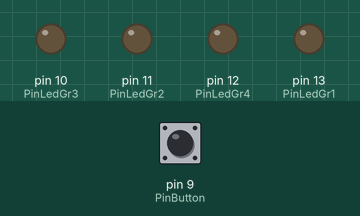
A sketch run on a simulated Arduino Uno, built with avr-gcc and run on an emulated ATmega328P. Shown: output pins drawn as LEDs (lit = HIGH). The inputs (shaded band) are chosen by the test bench; at power-on: pin 9 (PinButton) LOW. Random numbers use the default seed unless the sketch sets one.

Above: at 1.2 s.
1.3 s: pin 9 (PinButton) pulled HIGH for 0.15 s
At 2.4 s:
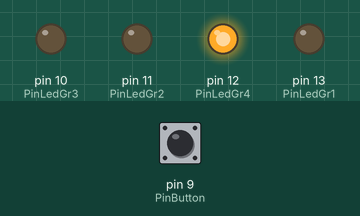
At 3.8 s:
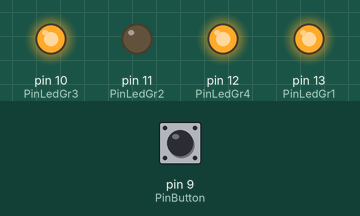
7.3 s: pin 9 (PinButton) driven LOW
9.8 s: pin 9 (PinButton) driven HIGH
At 10.52 s:
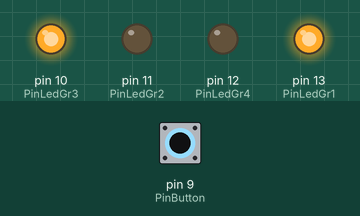
Timing chart, 0 to 12.9 s (numbered marks = the images above; inputs shaded):
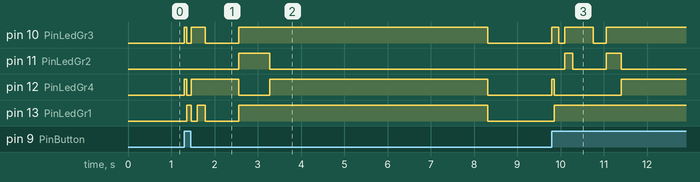

The sketch:

led-dice.ino
```cpp
// (licence header left out)
int PinLedGr1 = 13;       //Pins for the LED Groups
int PinLedGr2 = 11;
int PinLedGr3 = 10;
int PinLedGr4 = 12;
int PinButton = 9;        //Pin for Button
int buttonState;


void setup() {
  Serial.begin(9600);
  pinMode (PinLedGr1, OUTPUT);
  pinMode (PinLedGr2, OUTPUT);
  pinMode (PinLedGr3, OUTPUT);
  pinMode (PinLedGr4, OUTPUT);
  pinMode (PinButton, INPUT);
  randomSeed(analogRead(0));
}

void dice () {
  char ran;                 //Random number for dice
  int time = 20;            //timer for rolling effect
  int i;                    //counter for rolling effect to zero
  for (i=0;i<10;i++) {      //start rolling loop
      if(i==9) time=5000;   //until it flipped 9 times, 5 sec final delay
      time=time+40;         //makes the 'rolling' slower
      ran = random(1, 7);   //generate number between 1 and 6
      switch(ran) {         //switsh on LED groups to appear like a phycical dice. Knowledge how a dice looks is expected
        case 1: digitalWrite (PinLedGr4, HIGH); //led group on
                delay (time);
                led_off();  //function to turn of leds
                break;
        case 2: digitalWrite (PinLedGr1, HIGH);
                delay (time);
                led_off();
                break;
        case 3: digitalWrite (PinLedGr3, HIGH);
                digitalWrite (PinLedGr4, HIGH);
                delay (time);
                led_off();
                break;
        case 4: digitalWrite (PinLedGr1, HIGH);
                digitalWrite (PinLedGr3, HIGH);
                delay (time);
                led_off();
                break;
        case 5: digitalWrite (PinLedGr1, HIGH);
                digitalWrite (PinLedGr3, HIGH);
                digitalWrite (PinLedGr4, HIGH);
                delay (time);
                led_off();
                break;
        case 6: digitalWrite (PinLedGr1, HIGH);
                digitalWrite (PinLedGr2, HIGH);
                digitalWrite (PinLedGr3, HIGH);
                delay (time);
                led_off();
                break;
      }
    }
}

void led_off() {            //function to turn of leds
  digitalWrite (PinLedGr1, LOW);
  digitalWrite (PinLedGr2, LOW);
  digitalWrite (PinLedGr3, LOW);
  digitalWrite (PinLedGr4, LOW);
}

void loop() {               //the allways running loop
buttonState = digitalRead(PinButton);
  if (buttonState == HIGH) dice();  //run function 'dice' when button is pressed


}
```

Measured:
- after the input at 1.3 s, pin 10 (PinLedGr3): goes HIGH 0.06 s, LOW 0.10 s, HIGH 0.32 s, LOW 0.78 s, then HIGH, starting at once; pin 11 (PinLedGr2): LOW → HIGH after 1.3 s, → LOW 0.72 s later
- after the input at 9.8 s, pin 10 (PinLedGr3): goes HIGH 0.16 s, LOW 0.14 s, HIGH 0.66 s, LOW 0.30 s, then HIGH, starting at once; pin 11 (PinLedGr2): LOW → HIGH after 0.30 s, → LOW 0.18 s later, → HIGH 0.78 s later, → LOW 0.34 s later
